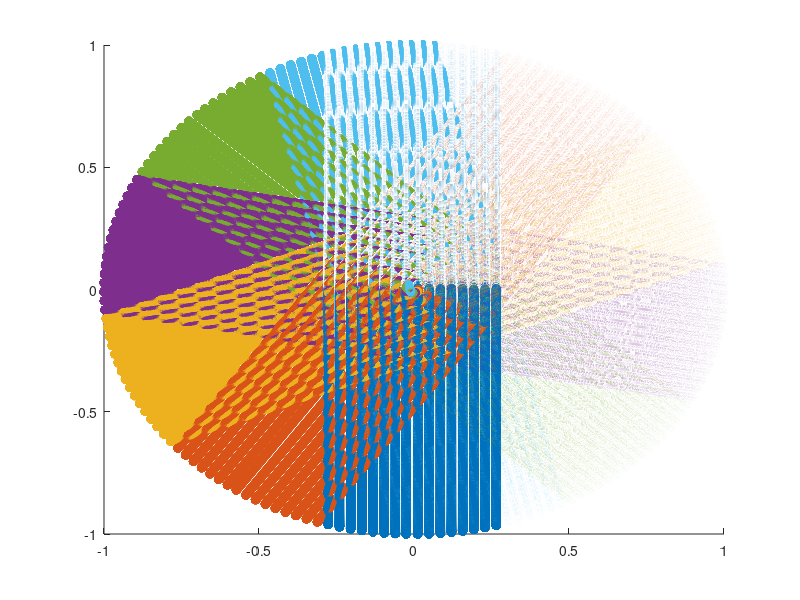

Here is the MATLAB script that generated this plot: (Note: this script raises an error after producing the figure.)
clear; close all;clc
Total_time_start=tic;
%numero de donuts
%angle donuts
%rango elevación
%n_azimuths
%% Set LIDAR's parameters
%Angle elevation range;
    beam_altitude_angles=[15.379 13.236 11.128 9.03 6.941 4.878 2.788 0.705 -1.454 -3.448 -5.518 -7.601 -9.697 -11.789 -13.914 -16.062]*pi/180;
    %beam_altitude_angles=flip([-20,-17.3333,-14.6667,-12,-9.33333,-6.66667,-4,-1.33333,1.33333,4,6.66667,9.33333,12,14.6667,17.3333,20]*pi/180);
    n_beams=length(beam_altitude_angles);
%Offset angle of AZBLK's points
    %beam_azimuth_angles=regexprep(num2str(linspace(-1.24,-0.857,16)),'\s+',',')
    beam_azimuth_angles=[-1.24,-1.2145,-1.1889,-1.1634,-1.1379,-1.1123,-1.0868,-1.0613,-1.0357,-1.0102,-0.98467,-0.95913,-0.9336,-0.90807,-0.88253,-0.857]*pi/180;
%Encoder range: [0,90111] ticks
    total_ticks=90112;
%Mode 1023 azimuth. Every azimuth increments in 88 ticks
    %1 tick = 360/90112= 0.003995°.     Aprox -> 0.004°
    %88 tick = 360*88/90112 = 0.3516°
    n_AZBLK=4096;
    %It should be noted that, we obtain 1024*16 = 16384 points in every LIDAR scan
    n_points=n_AZBLK*n_beams;
    ticks_between_azimuths=total_ticks/n_AZBLK;
    angle_between_azimuths=-2*pi/n_AZBLK;
%Angle rotation,n° donuts,angular velocity,time per scan.
    rot_angle=-33.53706667*pi/180;  %Rango operable [-135° ~ -15°]
                                    %Ojo, notar que en -15 estamos por
                                    %debajo del beam_altitude_angle
    n_donuts=1;
    while (n_donuts*rot_angle>-pi-beam_altitude_angles(end)+beam_altitude_angles(end))
        n_donuts=n_donuts+1;
    end
    rot_matrix=[cos(rot_angle) -sin(rot_angle)  0;
                sin(rot_angle) cos(rot_angle)   0;
                0               0               1];
    rot_x_axis=@(alfa) [1 0         0;
                        0 cos(alfa) -sin(alfa);
                        0 sin(alfa) cos(alfa)];
    rot_y_axis=@(alfa) [cos(alfa)   0   sin(alfa);
                0           1   0;
                -sin(alfa)  0   cos(alfa)];
    rot_z_axis=@(alfa) [cos(alfa) -sin(alfa)  0;
                sin(alfa) cos(alfa)   0;
                0           0     1];
    
%pre-allocate point clouds
    Point_Cloud=zeros(n_AZBLK*n_beams*n_donuts,3);
%% Generate synthetic sphere
Time_sphere_generation_start=tic;
R=1;%RADIO
%Generate referencial azimuth--->XZ
for j=1:n_beams
    x=R*cos(beam_altitude_angles(j)-pi/2);
    y=0;
    z=R*sin(beam_altitude_angles(j)-pi/2);
    temp=rot_x_axis(beam_azimuth_angles(j))*[x,y,z]';
    Point_Cloud(j,1)=temp(1);
    Point_Cloud(j,2)=temp(2);
    Point_Cloud(j,3)=temp(3);
end
%Define rotation matrix for the azimuths
temp_rot_mat=rot_x_axis(angle_between_azimuths);
%%%%%%%%%%%%%%%%%%%%%%%%%%%%
%Generate Referencial Donut%
%%%%%%%%%%%%%%%%%%%%%%%%%%%%
%Calculate mirror azimuths for every azimuth calculated
for j=1:n_beams
    %Set acutal points
    temp_x=Point_Cloud(j,1);
    temp_y=Point_Cloud(j,2);
    temp_z=Point_Cloud(j,3);
    %mirror points from quarter Donut
    Point_Cloud(j+n_AZBLK/4*n_beams,1)=temp_x;
    Point_Cloud(j+n_AZBLK/4*n_beams,2)=temp_z;
    Point_Cloud(j+n_AZBLK/4*n_beams,3)=-temp_y;
    %mirror points from midle Donut
    Point_Cloud(j+n_AZBLK/2*n_beams,1)=temp_x;
    Point_Cloud(j+n_AZBLK/2*n_beams,2)=-temp_y;
    Point_Cloud(j+n_AZBLK/2*n_beams,3)=-temp_z;
    %mirror points from midle Donut
    Point_Cloud(j+n_AZBLK*3/4*n_beams,1)=temp_x;
    Point_Cloud(j+n_AZBLK*3/4*n_beams,2)=-temp_z;
    Point_Cloud(j+n_AZBLK*3/4*n_beams,3)=temp_y;
end
for i=2:n_AZBLK/4
    for j=1:n_beams
        %Calculate previous point
        x=Point_Cloud((i-2)*n_beams+j,1);
        y=Point_Cloud((i-2)*n_beams+j,2);
        z=Point_Cloud((i-2)*n_beams+j,3);
        %rotate that point
        temp=temp_rot_mat*[x,y,z]';
        %Set the new azimuth
        Point_Cloud((i-1)*n_beams+j,1)=temp(1);
        Point_Cloud((i-1)*n_beams+j,2)=temp(2);
        Point_Cloud((i-1)*n_beams+j,3)=temp(3);
        %mirror from quarter Donunt
        Point_Cloud((i-1+n_AZBLK/4)*n_beams+j,1)=temp(1);
        Point_Cloud((i-1+n_AZBLK/4)*n_beams+j,2)=temp(3);
        Point_Cloud((i-1+n_AZBLK/4)*n_beams+j,3)=-temp(2);
        %mirror points from midle Donut
        Point_Cloud((i-1+n_AZBLK/2)*n_beams+j,1)=temp(1);
        Point_Cloud((i-1+n_AZBLK/2)*n_beams+j,2)=-temp(2);
        Point_Cloud((i-1+n_AZBLK/2)*n_beams+j,3)=-temp(3);
        %mirror points from midle Donut
        Point_Cloud((i-1+n_AZBLK*3/4)*n_beams+j,1)=temp(1);
        Point_Cloud((i-1+n_AZBLK*3/4)*n_beams+j,2)=-temp(3);
        Point_Cloud((i-1+n_AZBLK*3/4)*n_beams+j,3)=temp(2);
    end
end
%%%%%%%%%%%%%%%%%%%%%%%%%%
%Rotate Referencial Donut%
%%%%%%%%%%%%%%%%%%%%%%%%%%
for i=2:n_donuts
    temp=rot_matrix^(i-1)*Point_Cloud(1:n_points,:)';
    temp=temp';
    Point_Cloud(n_points*(i-1)+1:n_points*i,:)=temp;
end
Time_sphere_generation_end=toc(Time_sphere_generation_start);
fprintf("El tiempo de ejecución para generar la esfera sintética fue de: %.4f segundos\n",Time_sphere_generation_end);
figure (1)
hold on
for i=1:n_donuts
    temp=Point_Cloud(n_points*(i-1)+1:n_points*i,:);
    scatter3(temp(:,1),temp(:,2),temp(:,3))
end
hold off
%% Supress redundant data
Time_fusion_point_cloud_start=tic;
%Set boundary vertical limits
X_L1=Point_Cloud(1,1);
X_Ln_beam=Point_Cloud(n_beams,1);
%Set eq line
eq_line=@(x,xb,yb,m) m*(x-xb)+yb;
%Calculate parameters for eq line
L=zeros(n_donuts,3);
for i=2:n_donuts
    x1=Point_Cloud((i-1)*n_points+1,1);%x1
    y1=Point_Cloud((i-1)*n_points+1,2);%y1
    x1_next=Point_Cloud((i-1)*n_points+n_beams+1,1);%x1_next
    y1_next=Point_Cloud((i-1)*n_points+n_beams+1,2);%y1_next
    m=(y1_next-y1)/(x1_next-x1);

    L(i,1)=x1;
    L(i,2)=y1;
    L(i,3)=Point_Cloud((i-1)*n_points+n_beams,1);%xn_beam
    L(i,4)=Point_Cloud((i-1)*n_points+n_beams,2);%yn_beam
    L(i,5)=m;
end
%Supress redundant data for Donut 2
i=2;
Total_points_deleted=0;
points_deleted=0;
for j=1:n_points 
    x=Point_Cloud((i-1)*n_points+j,1);
    %%y=Point_Cloud((i-1)*n_points+j,2);
    %%z=Point_Cloud((i-1)*n_points+j,3);
    if X_Ln_beam<=x && x<=X_L1
        Point_Cloud((i-1)*n_points+j,:)=[0 0 0];
        points_deleted=points_deleted+1;
    end
end
Total_points_deleted=Total_points_deleted+points_deleted;
fprintf("\tSe eliminaron %d puntos de la Donut %d (%.2f%% eliminados)\n",points_deleted,i,points_deleted*100/n_points);
%Supress redundant data for all Donuts
for i=3:n_donuts
   points_deleted=0;
   for j=1:n_points
       x=Point_Cloud((i-1)*n_points+j,1);
       y=Point_Cloud((i-1)*n_points+j,2);
       %%z=Point_Cloud((i-1)*n_points+j,3);
       if X_Ln_beam <= x
           if x<=X_L1
               Point_Cloud((i-1)*n_points+j,:)=[0 0 0];
               points_deleted=points_deleted+1;
               continue;
           else
               left_side=boolean(0);
           end
       else
           left_side=boolean(1);%Está a la zquierda
       end
       y_temp=eq_line(x,L(i-1,1+left_side*2),L(i-1,2+left_side*2),L(i-1,5));
       y_temp=y_temp*(-1)^left_side;
       y=y*(-1)^left_side;
       if y>=y_temp
           Point_Cloud((i-1)*n_points+j,:)=[0 0 0];
           points_deleted=points_deleted+1;
       end
   end 
   Total_points_deleted=Total_points_deleted+points_deleted;
   fprintf("\tSe eliminaron %d puntos de la Donut %d (%.2f%% eliminados)\n",points_deleted,i,points_deleted*100/n_points);
end
fprintf("\tEn total, se eliminaron %d de un total de %d puntos (%.2f%% eliminados)\n",Total_points_deleted,n_points*n_donuts,Total_points_deleted*100/n_donuts/n_points);
%verificamos si la última Donut fue elminada totalmente
if points_deleted==n_points
    n_donuts=n_donuts-1;
end
Time_fusion_point_cloud_end=toc(Time_fusion_point_cloud_start);
fprintf("El tiempo de ejecución para la fusión de la nube de puntos es de: %.4f segundos\n\n",Time_fusion_point_cloud_end);
figure (2)
hold on
for i=1:n_donuts
    temp=Point_Cloud((i-1)*n_points+1:n_points*i,:);
    scatter3(temp(:,1),temp(:,2),temp(:,3))
end
hold off

%% Triangulate One-Donut Fill
Time_OneDonutFill_start=tic;
%%%%%ANALIZAR esto para bits
mask=(n_points-1);
%0x03FFF;%bit masking of 32 bits
%mas puntos

T=[];
%Generate reference triangulation
for j=1:n_AZBLK
    for g=1:n_beams-1
        v1=(j-1)*n_beams+g;
        v3=v1+1;
        v2=bitand(v1+n_beams,mask)+1;
        T=[T;v1,v2,v3];
        v3=v2;
        v2=v3-1;
        T=[T;v1,v2,v3];
    end
end
OneDonutFill=T;
n_triangles_per_donut=length(OneDonutFill);
for i=2:n_donuts
    count=0;
    T=[];
    for j=1:n_triangles_per_donut
        point1=Point_Cloud(OneDonutFill(j,1)+(i-1)*n_points,:);
        if ~isequal(point1,[0 0 0])
            point2=Point_Cloud(OneDonutFill(j,2)+(i-1)*n_points,:);
            if ~isequal(point2,[0 0 0])
                point3=Point_Cloud(OneDonutFill(j,3)+(i-1)*n_points,:);
                if ~isequal(point3,[0 0 0])
                    count=count+1;
                    T(count,:)=OneDonutFill(j,:)+(i-1)*n_points;
                end
            end
        end
    end
    OneDonutFill=[OneDonutFill;T];
end
Time_OneDonutFill_end=toc(Time_OneDonutFill_start);
fprintf("El tiempo de ejecución para el One-Donut Fill es de: %.4f segundos\n",Time_OneDonutFill_end);
%% Triangulate Two-Donut Fill AND Tri-Donut Fill
Time_TDonutFill_start=tic;
TwoDonutFill=[];
TriDonutFill=[];
TriMiddleFill=[];
T=[];
T_Temp=[];
count_temp=0;
last_Tripivots=zeros(4,3);
for i=2:n_donuts
    %Define sector of fill
    Tripivot_middle=[];
    Tripivot_middle_particular=[];
    %last_Tripivots=[];
    for sector=1:4
        %Transform sector to bits
        bits_sector=de2bi(sector-1,2);
        Tripivot=[];
        n_tripivot=0;
        %%%%%%%%%%%%%%%%%%%%%%%%%%%%%%%%%%%%%%%
        %%%%%%%%%%%%%%%%%%%%%%%%%%%%%%%%%%%%%%%
        %%%                                 %%%
        %%%             TRIPIVOT            %%%
        %%%                                 %%%
        %%%%%%%%%%%%%%%%%%%%%%%%%%%%%%%%%%%%%%%
        %%%%%%%%%%%%%%%%%%%%%%%%%%%%%%%%%%%%%%%
        for j=1:n_beams
            %Found boundary points
            %init index será (n_points-n_beams)+j o (n_points/2-n_beams)+j
            init_index=n_AZBLK/2*(2-xor(bits_sector(1),bits_sector(2)))-2;
            init_index=bitand(init_index*n_beams+j-1,mask)+1;
            %^^^Note that is missing the offset of points (i-1)*n_points^^^
            %paso: sera el diferencial el cual sumará o restará al init_index
            paso=n_beams*(-1)^bits_sector(1);
            v3=0;%considerar algun tipo de bandera para saber si se 
            %halló el v3 o no. Esto interesa para el caso de la Donut 6
            for count=1:n_AZBLK/4
                %Entramos en bucle hasta encontrar los puntos límetes de
                %cada sector. En el condicional agregamos el offset para cada
                %Donut correspondiente
                eval_point=Point_Cloud(init_index+(i-1)*n_points,:);
                if ~isequal(eval_point,[0 0 0])
                    %se encontró el v3
                    v3=init_index+(i-1)*n_points;
                    %Realizamos un conteo de los triángulos
                    n_tripivot=n_tripivot+1;
                    break
                end
                init_index=bitand(init_index+paso-1,mask)+1;
            end
            if v3==0
                %fprintf("no consegui para "+i+"en sector "+sector+" y j igual a "+j +"\n");
                continue
            end
%%%%--------%Hallamos el triángulo pivot
            point=Point_Cloud(v3,:);
            %Calculamos el azimuth que corresponde al alfa
            %segun el sector, trabajamos con un cierto beam_elevate_angle
            k_beam=(n_beams-1)*(1-bits_sector(2))+1;
            %realizamos la operación
            [v1,v2]=get_tripivot(point,R,rot_matrix,sector,n_beams,n_AZBLK,i,...
            k_beam,beam_azimuth_angles(k_beam),angle_between_azimuths,mask);
            if bits_sector(2)
                %definimos el sentido horario Ya que para los sectors 3 y 4
                %El sentido de los vértices es distinto a los de los
                %primeros sector. Entonces para seguir la jerarquía de los
                %sentidos, cambiamos aqui
                %%%%%%%%%%%%%%%%%%%%%%%%%%%%%%%%%%%%%%%%%%%%%%%%%%%%%%%%%%%
                %%% Esto podría ser o o importante                        %
                %%% Capaz, se puede definir un sentido para un lado y otro%
                %%% para los otros sector ()sector3 y sector4)                  %
                %%%%%%%%%%%%%%%%%%%%%%%%%%%%%%%%%%%%%%%%%%%%%%%%%%%%%%%%%%%
                temp=v1;
                v1=v2;
                v2=temp;
            end
            %Tripivot(n_tripivot,:)=[v1 v2 v3];
            if isequal(Point_Cloud(v1,:),[0 0 0])
                v_temp=v2;
                point=Point_Cloud(v_temp,:);
                [v1,v2]=get_tripivot(point,R,rot_matrix,sector,n_beams,n_AZBLK,i-1,...
                k_beam,beam_azimuth_angles(k_beam),angle_between_azimuths,mask);
                if bits_sector(2)
                    %Deseo el nuevo v1
                    v1=v2;
                end
                v2=v_temp;
                %Tripivot(n_tripivot,:)=[v1 v2 v3];
            end
            if isequal(Point_Cloud(v2,:),[0 0 0])
                v_temp=v1;
                point=Point_Cloud(v_temp,:);
                [v1,v2]=get_tripivot(point,R,rot_matrix,sector,n_beams,n_AZBLK,i-1,...
                k_beam,beam_azimuth_angles(k_beam),angle_between_azimuths,mask);
                if bits_sector(2)
                    %Deseo el nuevo v2
                    v2=v1;
                end
                v1=v_temp;
                %Tripivot(n_tripivot,:)=[v1 v2 v3];
            end
            %debemos verificar que no exista concurrencia de Tripivots
            if not(xor(bits_sector(1),bits_sector(2)))
                %sector 1 y 4
                if v2==last_Tripivots(sector,2)
                   v2=last_Tripivots(sector,3);
                   %Tripivot(n_tripivot,:)=[v1 v2 v3]; 
                end
            else
                %sector 2 y 3
                if v1==last_Tripivots(sector,1)
                   v1=last_Tripivots(sector,3);
                   %Tripivot(n_tripivot,:)=[v1 v2 v3]; 
                end
            end
            Tripivot(n_tripivot,:)=[v1 v2 v3];
        end
%%%%%%Fin codígo tripivot
        TwoDonutFill=[TwoDonutFill;Tripivot];
        %Hallamos los triangulos que limitan la zona del medio
        triangle_sector=Tripivot(1+(n_tripivot-1)*bits_sector(2),:);
        Tripivot_middle=[Tripivot_middle;triangle_sector];
        if i==n_donuts &&length(Tripivot)>1 
            triangle_sector=Tripivot(1+(n_tripivot-1)*not(bits_sector(2)),:);
            Tripivot_middle_particular=[Tripivot_middle_particular;triangle_sector];
        end
        %--------------FIN TRIPIVOT--------------%
        %Con los triangulos pivot obtenidos, procedemos a realizar el
        %llenado de las zonas que encierran los triangulos. Hay dos tipos
        %de zonas: los sector y los del medio
        
        %%%%%%%%%%%%%%%%%%%%%%%%%%%%%%%%%%%%%%%%%%%
        %%%%%%%%%%%%%%%%%%%%%%%%%%%%%%%%%%%%%%%%%%%
        %%%                                     %%%
        %%%     TRIDONUT FILL && TWODONUTFILL   %%%
        %%%                                     %%%
        %%%%%%%%%%%%%%%%%%%%%%%%%%%%%%%%%%%%%%%%%%%
        %%%%%%%%%%%%%%%%%%%%%%%%%%%%%%%%%%%%%%%%%%%
        for j=1:n_tripivot-1
            v3_act=Tripivot(j,3);
%             if v3_act==0
%                 continue
%             end%esto ya no va
            %verificiamos que modo y tipo de zona será
            %analizamos el valor del punto siguiente
            temp_point=Point_Cloud(v3_act+1+n_beams*bits_sector(1),:);
            if isequal(temp_point,[0 0 0])
                %No existe punto
                escalera=bits_sector(1);
            else
                %si existe punto
                escalera=not(bits_sector(1));
            end
            tipo= not(xor(bits_sector(1),escalera));
            %Luego de definir el modo y el tipo. Podemos definir el pasoL1
            %para llegar al v3_next
            pasoL1=n_beams*(-1)^xor(escalera,tipo);
            %Ahora debemos definir el vertice que estará en la esquina y
            %su lugar puede estar en el beam actual o en el beam siguiente
            v_corner=Tripivot(j+tipo,3)+(-1)^tipo+pasoL1*not(escalera);
            %v3_next=Tripivot(j+1,3);            
            %definimos los límites
            v_init=Tripivot(j+tipo,2-escalera);
            %v_init=Tripivot(j+tipo, 1+xor(bits_sector(1),tipo) );
            v_fin=Tripivot(j+not(tipo),2-not(escalera));
            %v_fin=Tripivot(j+not(tipo),2-xor(bits_sector(1),tipo) );
            v_corner_fin=Tripivot(j+not(tipo),3);
            pasoL2=(-1)^xor(bits_sector(2),tipo)*pasoL1;
            %%%%%%%%%%%%%%%%%%%%%%%%%%%-----DEPRECATED-----%%%%%%%%%%%%%%%%%%%%%%%%%%%
            %------>>Para verificar si es de doble o tri llenado, se resta n_points
            %------>>ya que si fuera TriDonutFill, una de las Donuts invoolucradas
            %------>>seria la referencial. De esta forma obtenemos un signo negativo
            %------>>if (v_init-n_points)*(v_fin-n_points)>=0 
            %%%%%%%%%%%%%%%%%%%%^^^^^^^-----DEPRECATED-----^^^^%%%%%%%%%%%%%%%%%%%%%%%
            %Se cambió la condición anterior con esta nueva que evalua los bits MSB en vez de usar valores negativos
            condicionUno=isequal(bitand(uint32(v_init),bitcmp(uint32(mask))),bitand(uint32(v_fin),bitcmp(uint32(mask))));
            condicionDos=~isequal(bitand(uint32(v_init),bitcmp(uint32(mask))),0)&&~isequal(bitand(uint32(v_fin),bitcmp(uint32(mask))),0);
            if condicionUno||condicionDos
                %%%%%%%%%%%%%%%%%%%%%%%%%%%%%%%
                %%%%%%%  TWO-DONUT FILL %%%%%%%
                %%%%%%%%%%%%%%%%%%%%%%%%%%%%%%%
                %Creamos el primer triangulo
                v1=Tripivot(j+tipo,3);
                v2=v_init;
                v3=v_corner;
                %%%%%%%%%%%%%%%%%%%
                temp=sidetosideFill_v3(v_corner,v_init,v_corner_fin,v_fin,pasoL1,pasoL2,n_points);
                TwoDonutFill=[TwoDonutFill;v1 v2 v3;temp];
            else
                %%%%%%%%%%%%%%%%%%%%%%%%%%%%%%%
                %%%%%%%  TRI-DONUT FILL %%%%%%%
                %%%%%%%%%%%%%%%%%%%%%%%%%%%%%%%
                %Definimos un nuevo triángulo, que será el del medio
                %primero tenemos que partir de un vertice para hallar al
                %v3_mid. Este vertice de partida será siempre del T_actual
                %para los sector 1 y 2 y para los sector3y4 será el T_next
                %notar que se está hallando el tripivot de la Donut
                %anterior (i-1)!!!!
                v3_mid=Tripivot(j+bits_sector(2),1);%es indiferente si es el vertice 1 o 2
                paso_mid=pasoL2*(-1)^xor(tipo,bits_sector(2));
                %no hace falta hacer mask ya que siempre es con la Donut
                %anterior y los Trifill ocurren a partir de la donut 2, es
                %decir i>=3
                eval_point=Point_Cloud(v3_mid+paso_mid,:);
                freepoints_mid=0;
                while(~isequal(eval_point,[0 0 0]))
                    v3_mid=v3_mid+paso_mid;
                    freepoints_mid=freepoints_mid+1;%realizado el conteo de cuantos puntos libres
                    eval_point=Point_Cloud(v3_mid+paso_mid,:);
                end
                %Hallamos el triangulo pivot Repetimos e código de líneas
                %arriba
                %------------------TRIPIVOT MIDDLE----------------%
                k_beam=(n_beams-1)*(1-bits_sector(2))+1;
                %realizamos la operación
                point=Point_Cloud(v3_mid,:);
                [v1_mid,v2_mid]=get_tripivot(point,R,rot_matrix,sector,n_beams,n_AZBLK,i-1,...
                k_beam,beam_azimuth_angles(k_beam),angle_between_azimuths,mask);
                if bits_sector(2)
                    %definimos el sentido horario Ya que para los sectors 3 y 4
                    %El sentido de los vértices es distinto a los de los
                    %primeros sector. Entonces para seguir la jerarquía de los
                    %sentidos, cambiamos aqui
                    %%%%%%%%%%%%%%%%%%%%%%%%%%%%%%%%%%%%%%%%%%%%%%%%%%%%%%%%%%%
                    %%% Esto podría ser o o importante                        %
                    %%% Capaz, se puede definir un sentido para un lado y otro%
                    %%% para los otros sector ()sector3 y sector4)                  %
                    %%%%%%%%%%%%%%%%%%%%%%%%%%%%%%%%%%%%%%%%%%%%%%%%%%%%%%%%%%%
                    temp=v1_mid;
                    v1_mid=v2_mid;
                    v2_mid=temp;
                end
                T_mid=[v1_mid,v2_mid,v3_mid];
                %------------Fin TRIPIVOT MIDDLE-------------%
                %----------Primer llenado----------%
                %Definimos los v_lim Para hacer el primer llenado
                a=bits_sector(2);
                b=bits_sector(1);
                c=escalera;
                %v_lim1 será el vertice limite para el v_corner
                v_lim1=Tripivot(j+not(tipo),3);
                %v_lim2 será el vertice limite para el v_init
                index=3-double(xor(a,not(xor(b,c))))-double(not(xor(a,b)|c));
                v_lim2=T_mid(index);
                %procedemos a realizar el primer llenado
                %Creamos el primer triangulo
                v1=Tripivot(j+tipo,3);
                v2=v_init;
                v3=v_corner;
                TriDonutFill=[TriDonutFill;v1 v2 v3];
                temp=sidetosideFill_v3(v3,v2,v_lim1,v_lim2,pasoL1,pasoL2,n_points);
                TriDonutFill=[TriDonutFill;temp];
                %----------Fin Primer llenado----------%
                %----------Segundo llenado----------%
                index=double(xor(bits_sector(2),xor(bits_sector(1),escalera)));
                index=3-index-double(escalera&&not(xor(bits_sector(1),bits_sector(2))));
                %Definimos el nuevo v_init
                new_v_init=T_mid(index);
                %Creamos el triangulo de transicion
                v1=v_lim2;
                v2=new_v_init;
                v3=v_corner_fin;
                temp=sidetosideFill_v3(v3,v2,v_corner_fin,v_fin,pasoL1,pasoL2,n_points);
                TriDonutFill=[TriDonutFill;v1 v2 v3;temp];
                %----------Fin Segundo llenado----------%
                %Analizamos cuantos casos de tripivot hay. En este caso hay 16
                %count_temp=count_temp+1;
                %display(freepoints_mid)
            end
        end   
        %--------------------FIN FILL sectorS---------------------%
        %la siguiente variable guardará los tripivots pasados para
        %verificar que no exista concurrencia de tripivots con la siguiente
        %Donut
        if i~=n_donuts
            %hacemos este condicional ya que para la última Donut no
            %necesitamos realizar esto
            last_Tripivots(sector,:)=Tripivot(1+double(not(bits_sector(2)))*j,:);
        end
    end
    %%%%%%%%%%%%%%%%%%%%%%%%%%%%%%%%%%%%%%%%%%%%%%%%%
    %%%%%%%%%           MIDDLE FILL         %%%%%%%%%
    %%%%%%%%%%%%%%%%%%%%%%%%%%%%%%%%%%%%%%%%%%%%%%%%%
    %sector1 con sector2
    vleft_init=Tripivot_middle(1,3);
    vrigth_init=Tripivot_middle(1,2);
    vleft_fin=Tripivot_middle(2,3);
    vrigth_fin=Tripivot_middle(2,1);
    pasoLeft=n_beams;
    pasoRigth=pasoLeft;
    temp=sidetosideFill_v3(vleft_init,vrigth_init,vleft_fin,vrigth_fin,pasoLeft,pasoRigth,n_points);
    TriMiddleFill=[TriMiddleFill;temp];
    %sector3 con sector4
    vleft_init=Tripivot_middle(4,3);
    vrigth_init=Tripivot_middle(4,2);
    vleft_fin=Tripivot_middle(3,3);
    vrigth_fin=Tripivot_middle(3,1);
    pasoLeft=-n_beams;
    pasoRigth=pasoLeft;
    temp=sidetosideFill_v3(vleft_init,vrigth_init,vleft_fin,vrigth_fin,pasoLeft,pasoRigth,n_points);
    TriMiddleFill=[TriMiddleFill;temp];
    if i==n_donuts &&length(Tripivot)>1
        vrigth_init=Tripivot_middle_particular(1,1);
        vleft_init=Tripivot_middle_particular(1,3);
        vrigth_fin=Tripivot_middle_particular(2,2);
        vleft_fin=Tripivot_middle_particular(2,3);
        pasoRigth=-n_beams;
        pasoLeft=-pasoRigth;
        temp=sidetosideFill_v3(vleft_init,vrigth_init,vleft_fin,vrigth_fin,pasoLeft,pasoRigth,n_points);
        TriMiddleFill=[TriMiddleFill;temp];
        vrigth_init=Tripivot_middle_particular(4,1);
        vleft_init=Tripivot_middle_particular(4,3);
        vrigth_fin=Tripivot_middle_particular(3,2);
        vleft_fin=Tripivot_middle_particular(3,3);
        pasoRigth=n_beams;
        pasoLeft=-pasoRigth;
        temp=sidetosideFill_v3(vleft_init,vrigth_init,vleft_fin,vrigth_fin,pasoLeft,pasoRigth,n_points);
        TriMiddleFill=[TriMiddleFill;temp];
    end
    %---------------Fin MIDDLE FILL-----------------%
end
Time_TDonutFill_end=toc(Time_TDonutFill_start);
total_triangles=length(OneDonutFill)+length(TwoDonutFill)+length(TriMiddleFill)+length(TriDonutFill);
fprintf ("\tSe han generado %d triángulos en el One-Donut Fill (%.4f%%)\n",length(OneDonutFill),length(OneDonutFill)*100/total_triangles);
fprintf("El tiempo de ejecución para el TwoDonutFill y el TriDonutFill es de: %.4f segundos\n",Time_TDonutFill_end);
fprintf ("\tSe han generado %d triángulos en el Two-Donut Fill (%.4f%%)\n",length(TwoDonutFill)+length(TriMiddleFill),(length(TwoDonutFill)+length(TriMiddleFill))*100/total_triangles);
fprintf ("\tSe han generado %d triángulos en el Tri-Donut Fill (%.4f%%)\n",length(TriDonutFill),length(TriDonutFill)*100/total_triangles);
fprintf ("\tEn total, se han generado %d triángulos\n",total_triangles);
fprintf("\nEl tiempo de ejecución total es de: %.4f segundos\n",Time_sphere_generation_end+Time_fusion_point_cloud_end+Time_OneDonutFill_end+Time_TDonutFill_end)

%%
figure(3)
temp=[OneDonutFill];
trimesh(temp,Point_Cloud(:,1),Point_Cloud(:,2),Point_Cloud(:,3))%,'FaceColor',[249,249,146]/255,'EdgeColor',[41,41,129]/255)
hold on
temp=[TwoDonutFill;TriDonutFill;TriMiddleFill];
trimesh(temp,Point_Cloud(:,1),Point_Cloud(:,2),Point_Cloud(:,3))%,'FaceColor',[249,249,146]/255,'EdgeColor',[41,41,129]/255)
pbaspect([1 1 1])
grid off
set(gcf,'color','w');
set(gca,'visible','off')
hold off
TotalTriangleMesh=temp;
% %% RECONSTRUCCIÓN MINA
% tic
% [Point_Cloud_mina,~,~]=xlsread('dataXYZ1.csv');
% Triangle_mesh_mina=temp;
% for i=length(Triangle_mesh_mina):-1:1
%     v=Triangle_mesh_mina(i,1);
%     if isequal(Point_Cloud_mina(v,:),[0 0 0])
%         Triangle_mesh_mina(i,:)=[];
%         continue
%     end
%     v=Triangle_mesh_mina(i,2);
%     if isequal(Point_Cloud_mina(v,:),[0 0 0])
%         Triangle_mesh_mina(i,:)=[];
%         continue
%     end
%     v=Triangle_mesh_mina(i,3);
%     if isequal(Point_Cloud_mina(v,:),[0 0 0])
%         Triangle_mesh_mina(i,:)=[];
%         continue
%     end
% end
% fprintf("Tiempo para crear el mejorar el llenado:\n")
% toc
% figure (4)
% temp=Point_Cloud_mina;
% trimesh(Triangle_mesh_mina,temp(:,1),temp(:,2),temp(:,3));
% title('Superficie tridimensional')
% T=Triangle_mesh_mina;
